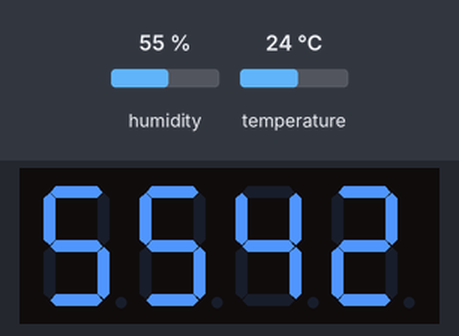
Bench run of a sketch on a simulated Arduino Uno, built with avr-gcc and run on an emulated ATmega328P. On the bench: 4-digit seven-segment display. Wiring (inferred from the names in the program): 4-digit 7-segment display, segments lit when HIGH: segments pin 2, pin 3, pin 4, pin 5, pin 6, pin 7, pin 8; digit selects pin 9, pin 10, pin 11, pin 12. Inputs (shaded band) come from the test bench; at power-on: humidity 55 %, temperature 24 °C. The segment pins are drawn as the display they are named for.

Above: at 2.8 s.
2.9 s: humidity set to 22 %
At 5.1 s:
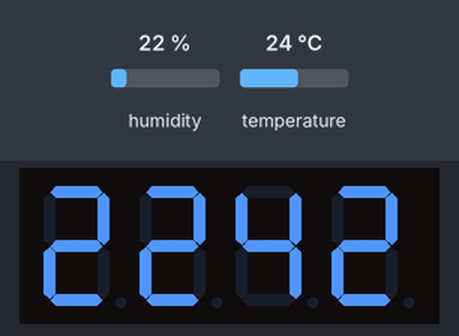
5.6 s: temperature set to 12 °C
At 6.9 s:
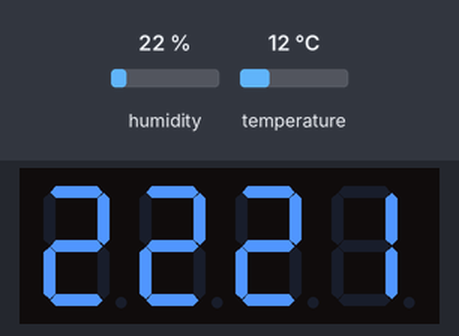
8.3 s: humidity set to 40 %
At 11.4 s:
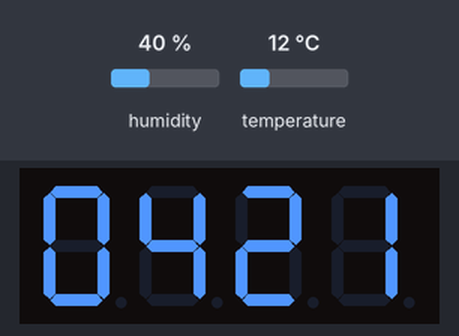
11.7 s: temperature set to 19 °C
At 13.5 s:
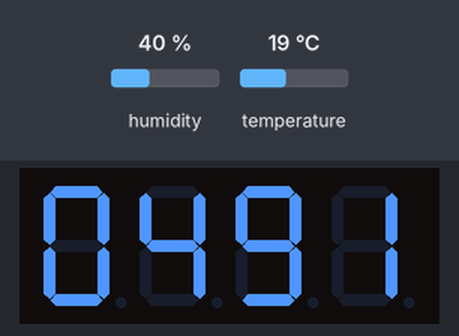
Timing chart, 0 to 15.0 s (numbered marks = the images above; inputs shaded):
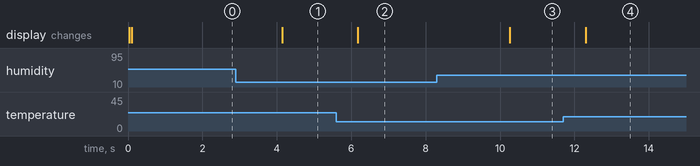

The sketch:

DHT2FND.ino
```cpp
#include <DHT.h>

#define DHT_PIN 13
#define DHT_TYPE DHT22

DHT dht(DHT_PIN,DHT_TYPE);

// 글자 표시 핀번호
// 아두이노 핀
// FND 핀
#define SEG_A 2 // 11
#define SEG_B 3 // 7
#define SEG_C 4 // 4
#define SEG_D 5 // 2
#define SEG_E 6 // 1
#define SEG_F 7 // 10
#define SEG_G 8 // 5

#define FND_01 9    // 6 1의자리
#define FND_02 10   // 8 10의 자리
#define FND_03 11   // 9 100의 자리
#define FND_04 12   // 12 1000 의 자리


byte numbers[] = {
  B0111111,  // 0 MSB   --  LSB
  B0000110,
  B1011011,
  B1001111,
  B1100110,
  B1101101,
  B1111101,
  B0000111,
  B1111111,
  B1101111  // 9
};

int FND[] = {SEG_A, SEG_B, SEG_C, SEG_D, SEG_E, SEG_F, SEG_G} ;
int POS[] = {FND_01, FND_02, FND_03, FND_04} ;


void setup() {
  // put your setup code here, to run once:
  for (int i = 0 ; i < 7 ; i++) {
    pinMode(FND[i] , OUTPUT) ; // 값을 표현할  port를 출력으로
  }
  for (int i = 0 ; i < 4 ; i++) {
    pinMode(POS[i] , OUTPUT) ;
    digitalWrite(POS[i], LOW);
  }
}

int intCnt = 0 ;
void loop() {

  int hum = (int)dht.readHumidity();
  int temp = (int)dht.readTemperature();

  intCnt = temp * 100 + hum ;
  unsigned long start = millis() ; // 현재시간
  for (unsigned long i = 0 ; i < 1000; i = millis() - start ) {
    disp();
  }
//  intCnt++;


}
void disp() {
  int dPos[] = {
    (intCnt) % 10,
    (intCnt / 10) % 10,
    (intCnt / 100) % 10,
    (intCnt / 1000) % 10
  };
  for (int i = 0 ; i < 4 ; i++) {
    digitalWrite(POS[i], LOW);
    segDisp(numbers[dPos[i]]);
    delay(5);
    digitalWrite(POS[i], HIGH);
  }
}

void segDisp(byte number) {
  for (int i = 0; i < 7 ; i++) {
    int bit = bitRead(number, i) ; // number에서 1비트씩 분리
    digitalWrite(FND[i], bit);
  }
}
```

Measured:
- after the input at 2.9 s, the display: changes after 1.2 s (image 1)
- after the input at 5.6 s, the display: changes after 0.58 s (image 2)
- after the input at 8.3 s, the display: changes after 2.0 s (image 3)
- after the input at 11.7 s, the display: changes after 0.60 s (image 4)
